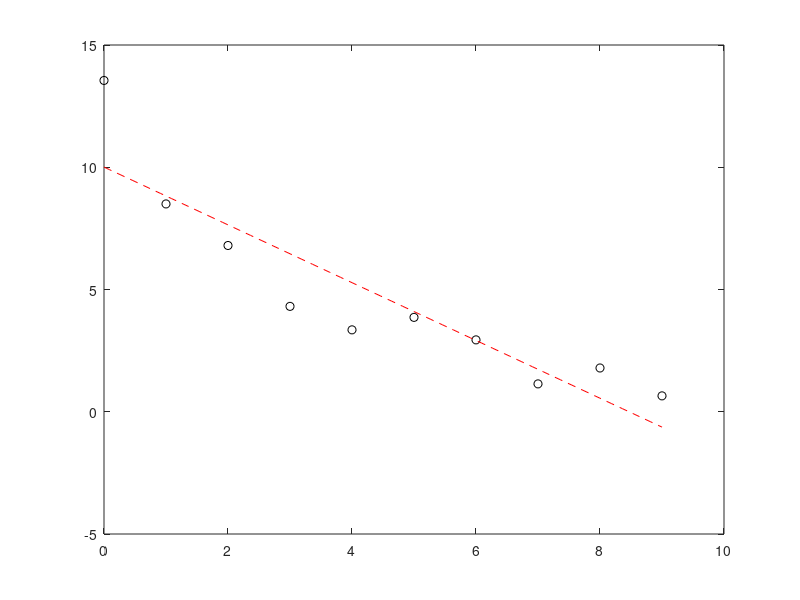

This chart was generated by the following MATLAB code: (Note: this script raises an error after producing the figure.)
%[text] # Chapter 15: Interpolation, Curve Fitting, and Regression
%[text] So far, when we have wanted a function that describes a relationship between two variables, we've written one ourselves — a polynomial we wrote out by hand, or a differential equation we integrated. Often, though, the relationship is not given to us as a formula but as a *table of measured values*. A thermometer reading at 1 PM, 2 PM, and 3 PM. A flight test that records airspeed every quarter second. A battery's terminal voltage sampled once per hour as it discharges.
%[text] In each case the data describe a function only at the discrete points that were measured, and we are usually interested in something more. Two questions come up over and over:
%[text] - Given the measured points, what value would the function have *between* the samples? This is the question *interpolation* answers.
%[text] - Given the measured points, is there a simple formula — a polynomial, an exponential, a sum of sines — that approximately describes the trend? This is the question *curve fitting* (and its statistical cousin *regression*) answers. \
%[text] The two questions sound similar, and they overlap, but they reflect different goals. Interpolation tries to honor every data point exactly. Curve fitting accepts that the data may be noisy and looks for a model that summarizes the data even if the model misses individual points.
%%
%[text] ## 15.1 Interpolation
%[text] Imagine you logged a sensor reading once per second:
x = [1, 2, 3, 4, 5];
y = [2, 25, 20, 32, 40];
%[text] and you want to know, after the fact, what the sensor would have read at $x = 1.5$. The sample at $x=1$ was $2$ and the sample at $x=2$ was $25$, so a reasonable guess for $x=1.5$ is somewhere between $2$ and $25$.
%[text] The simplest assumption is that the underlying signal varies linearly between samples. In that case the interpolated value $\\hat{y}$ at a query point $x$ that lies between samples $x\_i$ and $x\_{i+1}$ is
%[text]{"align":"center"} $\\hat{y} = y\_i + \\frac{y\_{i+1} - y\_i}{x\_{i+1} - x\_i}\\,(x - x\_i).$
%[text] This formula is just the equation of the line through the two adjacent samples, evaluated at $x$. MATLAB has a built-in function, `interp1`, that does this for you:
interp1(x, y, 1.5)
%[text] The first two arguments are the sample locations and the sample values; the third is the query point. You can also pass an entire vector of query points, in which case `interp1` returns a vector of the same length:
xq = linspace(1, 5, 25);
yq = interp1(x, y, xq);
%[text] Plotting the original samples and the interpolated curve gives a piecewise-linear connection of the dots — straight line segments between every pair of adjacent samples.
%[text] ### 15.1.1 Cubic Spline Interpolation
%[text] Linear interpolation is fast and easy to understand, but the resulting curve has corners at every sample point — the slope changes abruptly. For data that we expect to vary smoothly, we'd rather have an interpolant that is smooth too.
%[text] *Cubic spline interpolation* fits a separate cubic polynomial between every pair of adjacent samples, with the constraint that the cubics meet at the samples and have continuous first and second derivatives. In each interval the interpolant looks like
%[text]{"align":"center"} $S\_i(x) = a\_i x^3 + b\_i x^2 + c\_i x + d\_i,$
%[text] and the algorithm chooses the coefficients so that the pieces join smoothly. The result passes through every sample point and looks like a single, smooth curve.
%[text] MATLAB's `spline` function does this with the same calling convention as `interp1`:
yq = spline(x, y, xq);
%[text] Equivalently, you can call `interp1(x, y, xq, 'spline')` — `interp1` accepts a fourth argument that selects the interpolation method (`'linear'`, `'spline'`, `'pchip'`, and a few others). See the `interp1` documentation for the full list.
%[text] For the same five samples used above, linear interpolation produces a connect-the-dots polyline, while a cubic spline produces a smooth curve that nevertheless still passes through each sample. The two interpolants agree at the samples, by construction; they disagree everywhere in between.
%[text] ### 15.1.2 When to Use Which?
%[text] Linear interpolation is a safe default when you have many samples and you don't expect the underlying signal to be smoother than the sampling rate. Cubic splines look better and have continuous derivatives, but they can also *overshoot* — excursions above or below all of the data — when the data are not smooth. If you have noisy samples and you fit a spline through every one of them, the interpolant will faithfully reproduce the noise as wiggles between samples. In that case, what you actually want is not interpolation but curve fitting.
%%
%[text] ## 15.2 Polynomial Curve Fitting
%[text] Suppose you measured the terminal voltage of a 12 V battery once per hour as it discharged under a constant load:
tt = [0 1 2 3 4 5 6 7 8 9];                    % hours
vv = [13.55 8.50 6.80 4.31 3.35 3.86 ...
         2.94 1.14 1.79 0.65];                    % volts
%[text] The data are clearly noisy — there's a stretch where the voltage briefly increases between hours 4 and 5 — but the overall trend is downward. An interpolant would honor every measured point, including the noise; instead, we'd like to find a smooth curve that summarizes the trend.
%[text] The simplest assumption is that the trend is a straight line: $v = m\\,t + b$. This is a polynomial of degree 1, and MATLAB's `polyfit` function will find the slope $m$ and intercept $b$ that minimize the sum of the squared vertical distances from the data to the line:
n = 1;
p = polyfit(tt, vv, n)
%[text] `polyfit` returns the polynomial coefficients in *descending* order of power, so we read `p` as $v(t) = -1.18\\,t + 10.01$.
%[text] To plot the fitted line, we use `polyval`, which evaluates a polynomial at one or more query points:
t_fit = linspace(min(tt), max(tt), 100);
v_fit = polyval(p, t_fit);
plot(tt, vv, 'ko', t_fit, v_fit, 'r--')
%[text] The `ko` markers show the data; the dashed red line is the first-order polynomial (straight-line) fit. The line clearly captures the overall downward trend, even though it doesn't pass through any individual data point.
%[text] ### 15.2.1 How Good is the Fit?
%[text] `polyfit` can return additional output that summarizes how well the fit describes the data. We're going to focus on one number, the *coefficient of determination* $R^2$:
[p, S] = polyfit(tt, vv, 1);
fprintf('R^2 = %.2f\n', S.rsquared);
%[text] $R^2$ ranges from $0$ to $1$. A value of $1$ means the model passes through every data point. A value of $0$ means the model does no better than just using the mean of the data — i.e., a horizontal line through $\\bar{v}$. In between, $R^2$ tells you what fraction of the variability in the data is explained by the model. An $R^2$ of $0.82$ says the first-order polynomial captures 82% of the variance; the remaining 18% is the part of the data the line doesn't account for. As a rule of thumb, engineering applications often look for $R^2 \> 0.9$ before considering a fit “good enough,” but the right threshold depends on the application.
%[text] ### 15.2.2 Higher-Order Polynomials
%[text] A line is just the simplest case. We can fit a polynomial of any degree:
p2 = polyfit(tt, vv, 2);   % parabola
p3 = polyfit(tt, vv, 3);   % cubic
%[text] Higher-order polynomials have more flexibility, so they can fit the data more closely — at the cost of being more complicated and, often, less meaningful. As you raise the order, $R^2$ goes up, but at some point you start fitting the noise rather than the underlying trend. This is called *overfitting*.
%[text] The classic warning sign of overfitting is a model that performs beautifully on the training data and terribly on new data — like a student who memorized the practice problems rather than understanding the material. An overfit polynomial will wiggle aggressively to pass close to every data point, but the wiggles don't generalize to new measurements.
%[text] A good piece of advice for picking the polynomial order:
%[text]{"align":"center"} *“Everything should be made as simple as possible, but not simpler.” — Albert Einstein (paraphrased)*
%[text] Choose the lowest order that captures the structure you actually believe is there. If a line is enough, don't fit a parabola.
%%
%[text] ## 15.3 Nonlinear Regression
%[text] `polyfit` is a special case of a more general idea: *regression*, the statistical task of choosing model parameters to minimize the discrepancy between a model and a set of measurements. Polynomial fits are **linear with respect to (wrt) their parameters** — doubling a coefficient doubles the model's contribution from that term — which makes them tractable using a single matrix equation. But many physical models are not linear wrt their parameters.
%[text] The battery discharge example again: from physical reasoning we expect the voltage to decay exponentially toward a cutoff voltage, not linearly. A reasonable model is
%[text]{"align":"center"} $V(t) = (V\_0 - c)\\,e^{-k t} + c,$
%[text] which has three parameters: the initial voltage $V\_0$, the decay rate $k$, and the cutoff voltage $c$. This model is *nonlinear* in $k$ because $k$ appears inside the exponential. We can't fit it with `polyfit`.
%[text] MATLAB provides `nlinfit` for this case. The interface looks like
%[text] ```matlabCodeExample
%[text] >> params = nlinfit(x, y, @modelfun, params0)
%[text] ```
%[text] where `modelfun` is a function that takes a parameter vector and a vector of $x$ values and returns a vector of predicted $y$ values, and `params0` is an initial guess for the parameters. The signature of `modelfun` is fixed:
%[text] ```matlabCodeExample
%[text] function yhat = modelfun(beta, x)
%[text] ```
%[text] — `beta` is the parameter vector and `x` is the independent-variable vector. For our battery model:
function v = batt_model(params, t)
    Vo = params(1);
    k  = params(2);
    c  = params(3);
    v  = (Vo - c) .* exp(-k .* t) + c;
end
%[text] Now we can ask `nlinfit` to find the best parameters:
params0 = [13.5, 0.25, 0.5];           % initial guess
params  = nlinfit(tt, vv, @batt_model, params0)
%[text] We interpret the result as $V\_0 = 13.2$ V, $k = 0.40$ 1/hr, and $c = 1.05$ V. The time constant of the discharge is $1/k \\approx 2.5$ hours.
%[text] Why an initial guess? Unlike the linear-wrt-parameters case, nonlinear regression is an iterative algorithm — it starts from a guess and refines it. If the initial guess is far from the true parameters, the algorithm can get stuck at a poor local minimum, or fail to converge. A reasonable initial guess made from looking at the data goes a long way.
%[text] ### 15.3.1 Goodness of Fit for Nonlinear Models
%[text] `nlinfit` can also report a measure of fit quality. Calling it with additional output arguments returns the residuals (the differences between data and model) and a covariance estimate:
[params, resid, ~, ~, MSE] = nlinfit(tt, vv, @batt_model, params0);
fprintf('MSE = %.3f V^2\n', MSE);
%[text] The *mean squared error* (MSE) is the average of the squared residuals. Smaller is better; the units are the square of the units of the dependent variable. An MSE of $0.5$ V$^2$ means the typical residual has magnitude $\\sqrt{0.5} \\approx 0.7$ V — the model misses each data point by about three quarters of a volt on average.
%[text] You can also compute $R^2$ for a nonlinear fit, just as for a polynomial fit, by hand:
v_predicted = batt_model(params, tt);
SSE = sum((vv - v_predicted).^2);
SST = sum((vv - mean(vv)).^2);
R2 = 1 - SSE/SST;
%[text] The interpretation is the same as for `polyfit`: the fraction of variance in the data explained by the model.
%%
%[text] ## 15.4 Curve Fitting vs. Regression
%[text] The two terms are sometimes used interchangeably, but they emphasize different things. *Curve fitting* is a general numerical technique — find a curve, of whatever form is convenient (polynomial, spline, exponential, sinusoidal sum) that approximates the data. It is often justified by an engineering or physical argument: if the underlying process is exponential, fit an exponential. *Regression* is a statistical procedure that not only finds the best parameters but also lets you ask probabilistic questions: how confident are we in the parameter estimates? how likely is it that an effect we see in the data is real rather than noise? Regression assumes a probabilistic model of the noise, and it lets you compute things like confidence intervals and $p$-values.
%[text] For everyday engineering work, the distinction often doesn't matter much — you find the parameters that minimize the squared error and you call it a day. But if you ever need to defend a fit (“how do we know this is real and not noise?”) the answer comes from the regression machinery, not from $R^2$ alone.
%%
%[text] ## 15.5 Chapter Review
%[text] This chapter introduced two related families of techniques for working with measured data. *Interpolation* produces a function that passes exactly through your samples, useful when you need to estimate values between samples and you trust the data. MATLAB provides `interp1` for piecewise-linear (and other) interpolation, and `spline` for smooth cubic-spline interpolation.
%[text] *Curve fitting* produces a function that approximates your data using a model with a small number of parameters. When the model is a polynomial, `polyfit` finds the best-fit coefficients in the least-squares sense; `polyval` evaluates the polynomial at query points. When the model is nonlinear wrt its parameters, `nlinfit` finds the parameters by iterative optimization, starting from an initial guess.
%[text] The coefficient of determination $R^2$ summarizes how well a model captures the variability in the data. An $R^2$ near $1$ is good; an $R^2$ near $0$ is poor. But high $R^2$ alone does not guarantee a useful model: an over-flexible model can chase noise rather than describe trend, a problem called *overfitting*. The right model is the simplest one that captures the structure you believe is in the data.
%%
%[text] ## 15.6 Exercises
%[text] **Exercise 15.1.** The `interp1` function takes an optional fourth argument that selects the interpolation method. Reread the data set used in Section 1:
x = [1, 2, 3, 4, 5];
y = [2, 25, 20, 32, 40];
xq = linspace(1, 5, 100);
%[text] For each of the methods `'linear'`, `'spline'`, `'pchip'`, and `'nearest'`, plot the interpolated curve over the original samples on the same set of axes. Which methods produce a smooth curve? Which methods overshoot?
%[text] **Exercise 15.2.** Using the battery data from Section 2:
tt = [0 1 2 3 4 5 6 7 8 9];
vv = [13.55 8.50 6.80 4.31 3.35 3.86 2.94 1.14 1.79 0.65];
%[text] fit a polynomial of degree $1$, $2$, $3$, and $7$. For each fit, report the $R^2$ value and plot the fitted polynomial against the data. Comment on the trade-off between fit quality and model complexity. At what order does the fit start to look “wiggly”?
%[text] **Exercise 15.3.** The nonlinear regression in Section 3 worked well with the initial guess `params0 = [13.5, 0.25, 0.5]`. Try the same fit with progressively worse initial guesses — e.g. `[10, 1, 0]`, `[1, 1, 1]`, `[100, 0.01, 0]`. At what point does `nlinfit` fail to find the right parameters, or fail to converge at all? This is the price of fitting models that are nonlinear wrt their parameters.

%[appendix]{"version":"1.0"}
%---
%[metadata:view]
%   data: {"layout":"inline"}
%---
